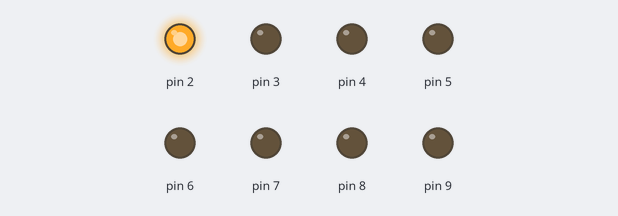
The sketch below on a simulated Arduino Uno, built with avr-gcc and run on an emulated ATmega328P. Shown: output pins drawn as LEDs (lit = HIGH).

Above: at 0.1 s.
At 0.7 s:
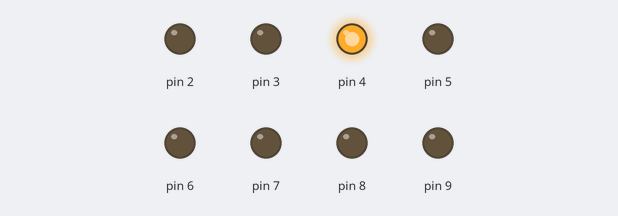
At 1.3 s:
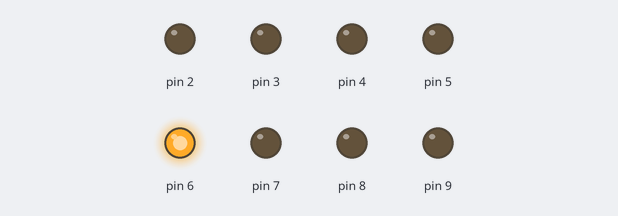
At 1.9 s:
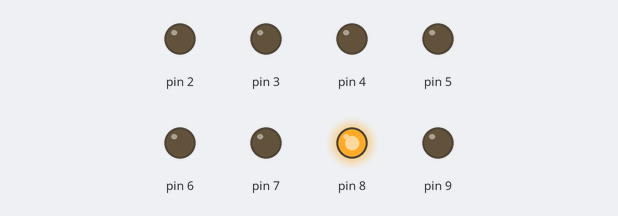
At 2.5 s:
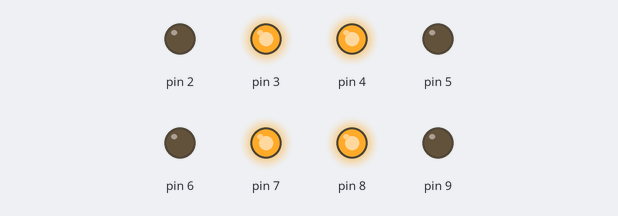
Timing chart, 0 to 4.0 s (numbered marks = the images above):
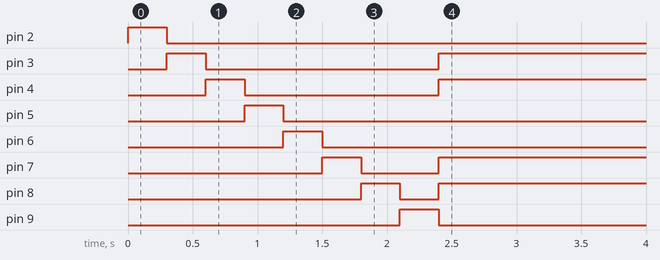

Measured:
- by itself, pin 3: HIGH → LOW at 0.60 s, → HIGH 1.8 s later
- by itself, pin 4: HIGH → LOW at 0.90 s, → HIGH 1.5 s later
- by itself, pin 7: HIGH → LOW at 1.8 s, → HIGH 0.60 s later
- by itself, pin 8: HIGH → LOW at 2.1 s, → HIGH 0.30 s later

The sketch:

digit_four.ino
```cpp
int four[8] = {0,1,1,0,0,1,1,0};

void setup() {
  for(int pin = 2; pin < 10; pin++){
      pinMode(pin, OUTPUT);
  }
  for(int pin = 2; pin < 10; pin++){
      digitalWrite(pin, HIGH);
      delay(300);
      digitalWrite(pin, LOW);
  }
}
void loop() {
  for (int i = 0; i < 8; i++){
    if (four[i] == 1)
        digitalWrite(i+2, HIGH);
    else
        digitalWrite(i+2, LOW);
  }
}
```
